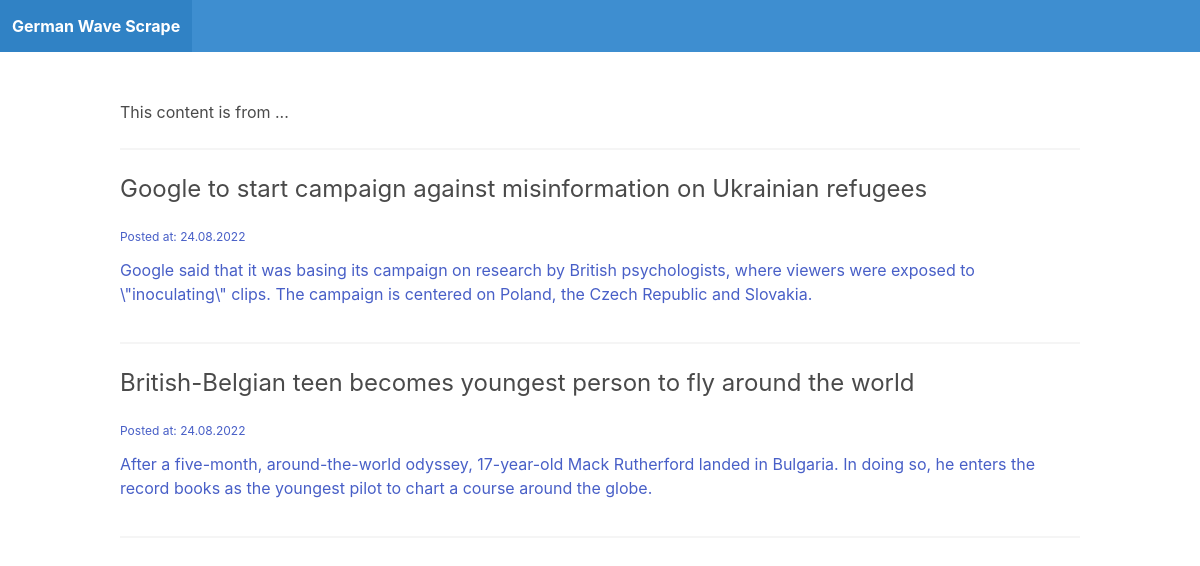
The page / on the database its author committed.
### webscrap_dw_app/models.py (models this page shows, shortened)
class News(models.Model):
  title = models.CharField(max_length=200)
  link = models.URLField(max_length=200)
  description = models.TextField()
  published_date = models.CharField(max_length=50)

### webscrap_dw_app/views.py (the view)
# urls.py: path('', views.news_list, name='news'),
def news_list(request):
	news = News.objects.all()
	return render(request, 'news.html', {'news': news})

### webscrap_dw_app/templates/news.html
{% extends 'index.html' %}
{% block content %}
    {% for n in news %}
        <div class="post block">
            <a href="{{ n.link }}" target="_blank">
                <h2 class="subtitle is-4">{{ n.title }}</h2>
                <p style="font-size: 12px">Posted at: {{ n.published_date }}</p>
                <p class="py-3">{{ n.description }}</p>
            </a>
        </div>
        <hr/>
    {% endfor %}
{% endblock %}

### webscrap_dw_app/templates/index.html (shortened to what this page needs)
<!DOCTYPE html>
<html lang="en">
<head>
    <link rel="stylesheet" href="https://cdn.jsdelivr.net/npm/bulma@0.9.1/css/bulma.min.css" >
</head>
<body>
    <nav class="navbar is-info">
        <div class="navbar-brand">
            <a href="/" class="navbar-item"><strong>German Wave Scrape</strong></a>
        </div>
    </nav>
    <section class="section">
        <div class="container">
            <div class="block">
                This content is from ...
            </div>
            <hr>
            {% block content %}
            {% endblock %}
        </div>
    </section>
</body>
</html>

### rows shown on the page
News: title "Google to start campaign against misinformation on Ukrainian refugees", published_date "24.08.2022", description "Google said that it was basing its campaign on research by British psychologists, where viewers were exposed to \\\"inoculating\\\" clips. The campaign is centered on Poland, the Czech Republic and Slovakia."
News: title "British-Belgian teen becomes youngest person to fly around the world", published_date "24.08.2022", description "After a five-month, around-the-world odyssey, 17-year-old Mack Rutherford landed in Bulgaria. In doing so, he enters the record books as the youngest pilot to chart a course around the globe."
